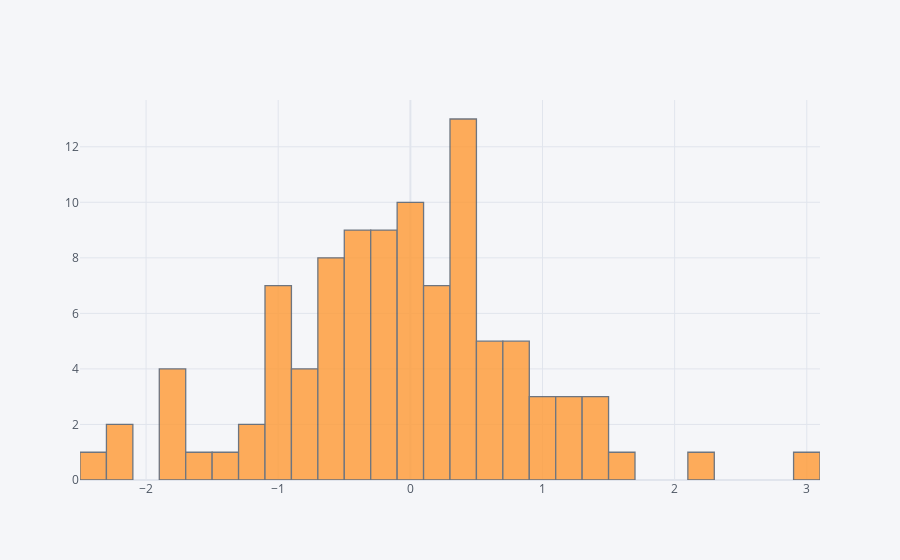

The code cell stored with this chart in its notebook:
### Code cell
df['A'].iplot(kind='hist', bins=50)

### Figure 1 — Plotly figure (JSON) as saved in the notebook; plotly's stock layout.template omitted (floating-point values rounded to 4 significant figures)
{"data": [{"histfunc": "count", "histnorm": "", "marker": {"color": "rgba(255, 153, 51, 1.0)", "line": {"color": "#4D5663", "width": 1.3}}, "name": "A", "nbinsx": 50, "opacity": 0.8, "orientation": "v", "type": "histogram", "x": [-0.05184, -0.4969, -2.177, -0.5114, -0.03837, 0.3549, -0.967, 0.4897, 1.01, 1.177, 0.605, -1.269, -0.02342, -0.8845, -0.1108, 0.4451, -0.6525, 0.8362, -0.2648, -0.01552, -0.9071, -0.1985, 0.2348, -0.9429, 0.338, 0.2231, 1.418, 0.2768, -0.7268, -1.819, 0.8864, 0.8114, 0.9169, -0.4926, -0.3886, -0.3306, 0.2281, -0.06134, 2.27, -0.6485, -0.6677, 0.1278, 0.262, -0.5426, -1.769, 0.4097, -0.4245, -1.088, 1.235, -0.3639, 0.7812, -1.026, -1.766, 0.4147, -0.9409, -2.224, -0.2432, -0.9395, -0.569, 3.044, 1.251, -1.836, -1.482, -0.4664, 0.8127, 0.6645, 0.327, -0.1224, 0.09625, -0.2254, -0.2959, 0.2872, 0.07953, 0.366, 1.646, 0.4081, 0.4303, -0.3512, 1.081, 0.4429, -1.276, -0.5671, 0.5426, -2.399, 0.02387, -0.1123, -0.7786, 0.546, 1.46, 0.3965, -0.5652, 0.3118, -1.509, -0.28, 1.307, -0.7488, -0.4888, -0.09654, 0.01896, 0.6101]}], "layout": {"barmode": "overlay", "legend": {"bgcolor": "#F5F6F9", "font": {"color": "#4D5663"}}, "paper_bgcolor": "#F5F6F9", "plot_bgcolor": "#F5F6F9", "title": {"font": {"color": "#4D5663"}}, "xaxis": {"gridcolor": "#E1E5ED", "showgrid": true, "tickfont": {"color": "#4D5663"}, "title": {"font": {"color": "#4D5663"}, "text": ""}, "zerolinecolor": "#E1E5ED"}, "yaxis": {"gridcolor": "#E1E5ED", "showgrid": true, "tickfont": {"color": "#4D5663"}, "title": {"font": {"color": "#4D5663"}, "text": ""}, "zerolinecolor": "#E1E5ED"}}}
